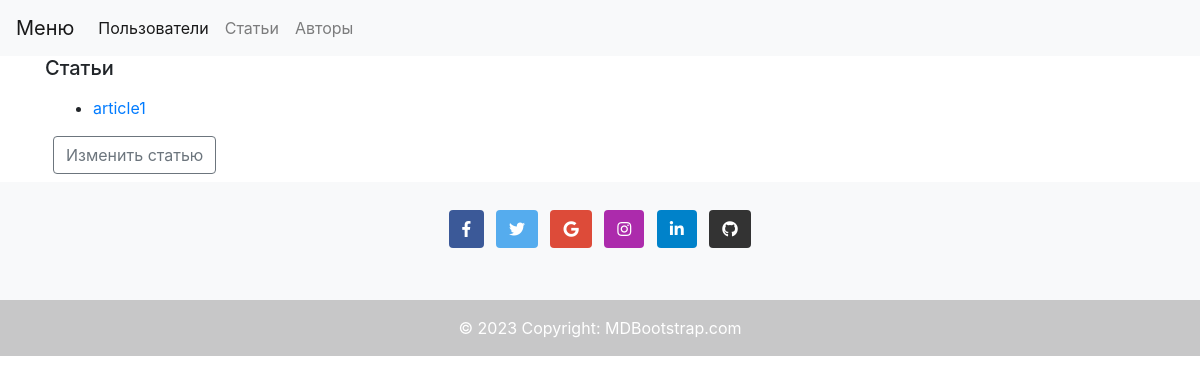
The page /articles/ on the database as committed earlier.
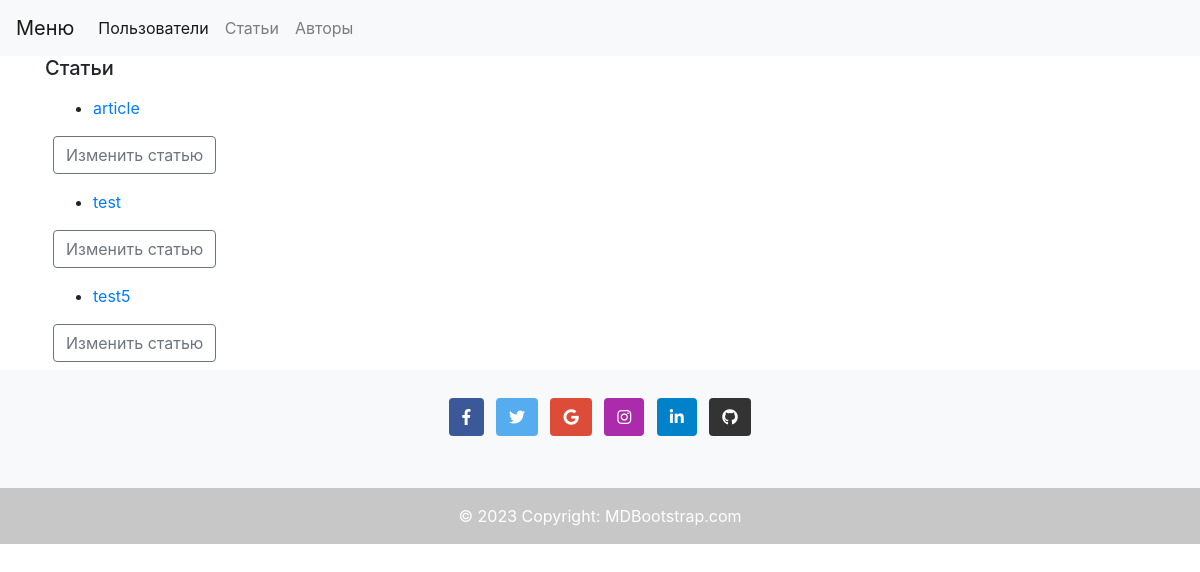
The same page on the database as committed later.
### blog/models.py (models this page shows, shortened)
class Article(db.Model):
    id = db.Column(db.Integer, primary_key=True)
    title = db.Column(db.String(200))
    text = db.Column(db.Text, nullable=False)
    author_id = db.Column(db.Integer, db.ForeignKey("author.id"))
    author = db.relationship("Author", back_populates="articles")
    tags = db.relationship("Tag", secondary=article_tag_associations_table, back_populates='articles')

### blog/articles/views.py (the view)
@article_app.route('/')
def article_list():
    from blog.models import Article
    articles = Article.query.all()
    return render_template('articles/list.html', articles=articles)

### blog/templates/articles/list.html (shortened to what this page needs)
{% extends 'users/base.html' %}
{% block body %}
<div class="vstack gap-2">
    <h5>Статьи</h5>
    {% for article in articles  %}
        <div class="p-2">
         <ul>
            <li><a href="{{url_for('article_app.get_article', pk=article.id)}}">{{article.title}}</li>
        </ul>
        <div>
            <a href="{{url_for('article_app.update_article', id=article.id)}}" class="btn btn-outline-secondary">Изменить статью</a>
            </div>
    </div>
    {% endfor %}
</div>
{% endblock body %}

### blog/templates/users/base.html (shortened to what this page needs)
<!DOCTYPE html>
<html lang="en">
  <head>
    <link
      rel="stylesheet"
      href="https://use.fontawesome.com/releases/v5.6.1/css/all.css"
    />
    {% block css %}
    <link
      rel="stylesheet"
      href="{{url_for('static', filename='css/bootstrap.min.css')}}"
    />
    {% endblock %}
  </head>
  <body>
    {% include 'users/navbar.html' %}
    <div class="container">{% block body %} {% endblock %}</div>
    {% block js %}
    {% include 'users/footer.html' %} {% endblock %}
  </body>
</html>

### blog/templates/users/navbar.html (shortened to what this page needs)
<nav class="navbar navbar-expand-lg navbar-light bg-light">
  <a class="navbar-brand" href="#">Меню</a>
  <div class="collapse navbar-collapse" id="navbarNav">
    <ul class="navbar-nav">
      <li class="nav-item active">
        <a class="nav-link" href="{{url_for('user_app.user_list')}}"
          >Пользователи <span class="sr-only">(current)</span></a
        >
      </li>
      <li class="nav-item">
        <a class="nav-link" href="{{url_for('article_app.article_list')}}"
          >Статьи</a
        >
      </li>
      <li class="nav-item">
        <a class="nav-link" href="{{url_for('authors.authors_list')}}"
          >Авторы</a
        >
      </li>
    </ul>
  </div>
</nav>

### blog/templates/users/footer.html
<footer class="bg-light text-center text-white">
  <div class="container p-4 pb-0">
    <section class="mb-4">
      <a
        class="btn text-white btn-floating m-1"
        style="background-color: #3b5998"
        href="#!"
        role="button"
        ><i class="fab fa-facebook-f"></i
      ></a>
      <a
        class="btn text-white btn-floating m-1"
        style="background-color: #55acee"
        href="#!"
        role="button"
        ><i class="fab fa-twitter"></i
      ></a>
      <a
        class="btn text-white btn-floating m-1"
        style="background-color: #dd4b39"
        href="#!"
        role="button"
        ><i class="fab fa-google"></i
      ></a>
      <a
        class="btn text-white btn-floating m-1"
        style="background-color: #ac2bac"
        href="#!"
        role="button"
        ><i class="fab fa-instagram"></i
      ></a>
      <a
        class="btn text-white btn-floating m-1"
        style="background-color: #0082ca"
        href="#!"
        role="button"
        ><i class="fab fa-linkedin-in"></i
      ></a>
      <a
        class="btn text-white btn-floating m-1"
        style="background-color: #333333"
        href="#!"
        role="button"
        ><i class="fab fa-github"></i
      ></a>
    </section>
  </div>
  <div class="text-center p-3" style="background-color: rgba(0, 0, 0, 0.2)">
    © 2023 Copyright:
    <a class="text-white" href="https://mdbootstrap.com/">MDBootstrap.com</a>
  </div>
</footer>

Rows that differ between the two databases and show on the page:
changed Article: title "article1" → "article"
added Article: title "test"
added Article: title "test5"
